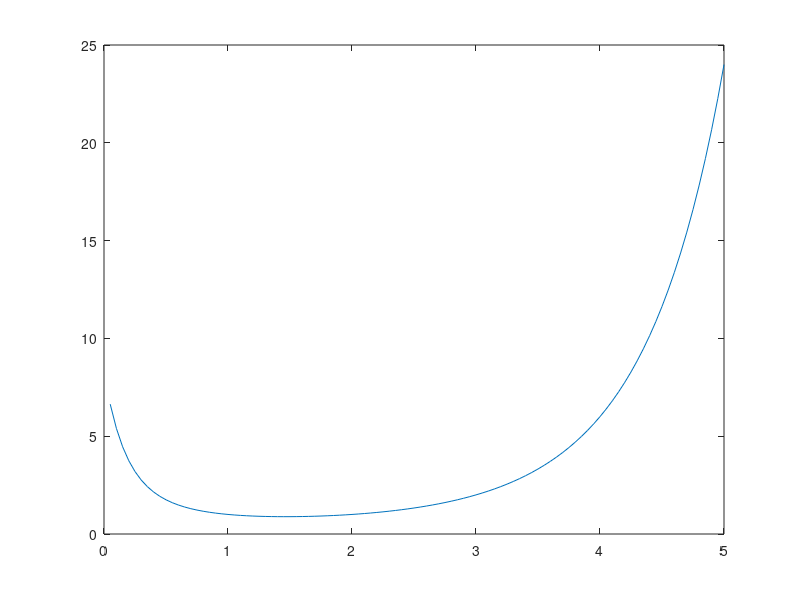

Write MATLAB code to recreate this figure.
z_rank=0;

gamma_values=zeros(1,100);
z_values=zeros(1,100);

for z=0.05:0.05:5;
    z_rank=z_rank+1;
    
    % z=3/4
    
    dt=0.00025;
    t_values=(dt:dt:1000);
    integrand=exp(-t_values).*t_values.^(z-1);
    
    Gamma=0;
    Gamma=sum(integrand)*dt;
    
    %for trank=1:length(t_values)
    %    integrand=exp(-t_values(trank))*t_values(trank)^(z-1);
    %    Gamma=Gamma+integrand*dt;
    %end
    
    gamma_values(z_rank)=Gamma;
    z_values(z_rank)=z;
    
end

plot(z_values,gamma_values)